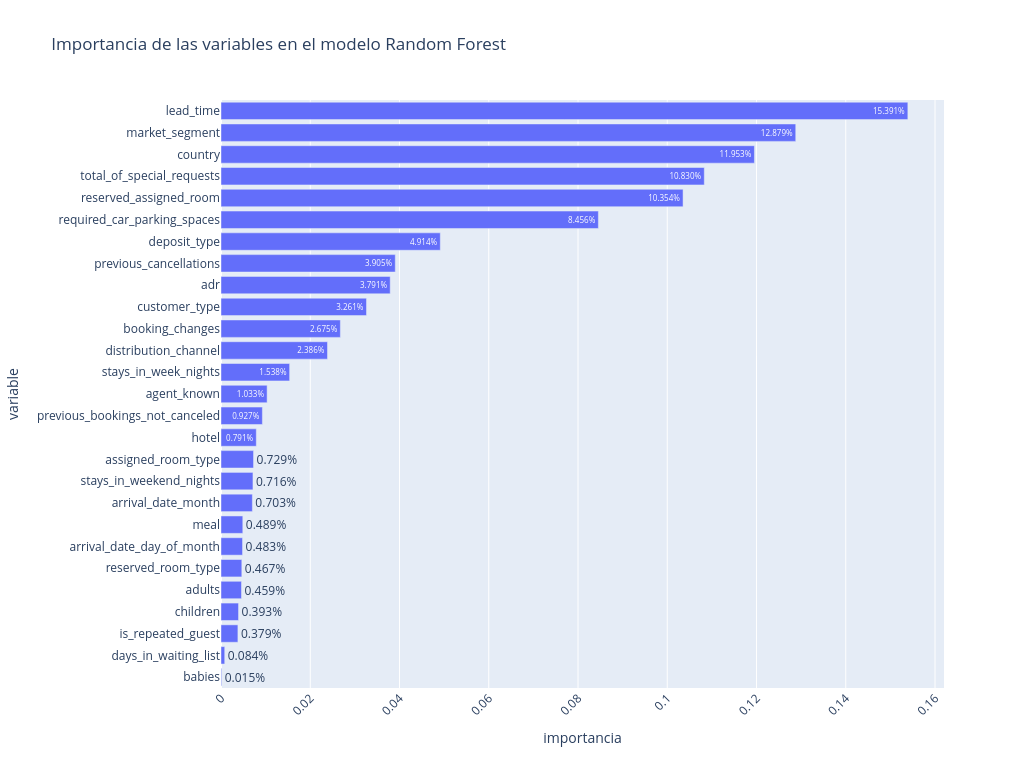

Here is the notebook cell this chart was saved with:
### Code cell
# Visualización de la importancia de las variables
fig = px.bar(
    df_importances_rf,
    x='importancia',
    y='variable',
    text='importancia',
    text_auto=".3%",
    title='Importancia de las variables en el modelo Random Forest',
    labels={'x': 'Importancia', 'y': 'Variable'},
    width=1024, height=768
)
fig.update_layout(xaxis_tickangle=-45)
fig.show()

### Figure 1 — Plotly figure (JSON) as saved in the notebook; plotly's stock layout.template omitted (floating-point values rounded to 4 significant figures)
{"data": [{"hovertemplate": "importancia=%{text}<br>variable=%{y}<extra></extra>", "legendgroup": "", "marker": {"color": "#636efa", "pattern": {"shape": ""}}, "name": "", "orientation": "h", "showlegend": false, "text": [0.0001481, 0.0008359, 0.003788, 0.003928, 0.004594, 0.004666, 0.004827, 0.004886, 0.00703, 0.007162, 0.007291, 0.007909, 0.009274, 0.01033, 0.01538, 0.02386, 0.02675, 0.03261, 0.03791, 0.03905, 0.04914, 0.08456, 0.1035, 0.1083, 0.1195, 0.1288, 0.1539], "textposition": "auto", "texttemplate": "%{x:.3%}", "type": "bar", "x": [0.0001481, 0.0008359, 0.003788, 0.003928, 0.004594, 0.004666, 0.004827, 0.004886, 0.00703, 0.007162, 0.007291, 0.007909, 0.009274, 0.01033, 0.01538, 0.02386, 0.02675, 0.03261, 0.03791, 0.03905, 0.04914, 0.08456, 0.1035, 0.1083, 0.1195, 0.1288, 0.1539], "xaxis": "x", "y": ["babies", "days_in_waiting_list", "is_repeated_guest", "children", "adults", "reserved_room_type", "arrival_date_day_of_month", "meal", "arrival_date_month", "stays_in_weekend_nights", "assigned_room_type", "hotel", "previous_bookings_not_canceled", "agent_known", "stays_in_week_nights", "distribution_channel", "booking_changes", "customer_type", "adr", "previous_cancellations", "deposit_type", "required_car_parking_spaces", "reserved_assigned_room", "total_of_special_requests", "country", "market_segment", "lead_time"], "yaxis": "y"}], "layout": {"barmode": "relative", "height": 768, "legend": {"tracegroupgap": 0}, "title": {"text": "Importancia de las variables en el modelo Random Forest"}, "width": 1024, "xaxis": {"anchor": "y", "domain": [0, 1], "tickangle": -45, "title": {"text": "importancia"}}, "yaxis": {"anchor": "x", "domain": [0, 1], "title": {"text": "variable"}}}}
